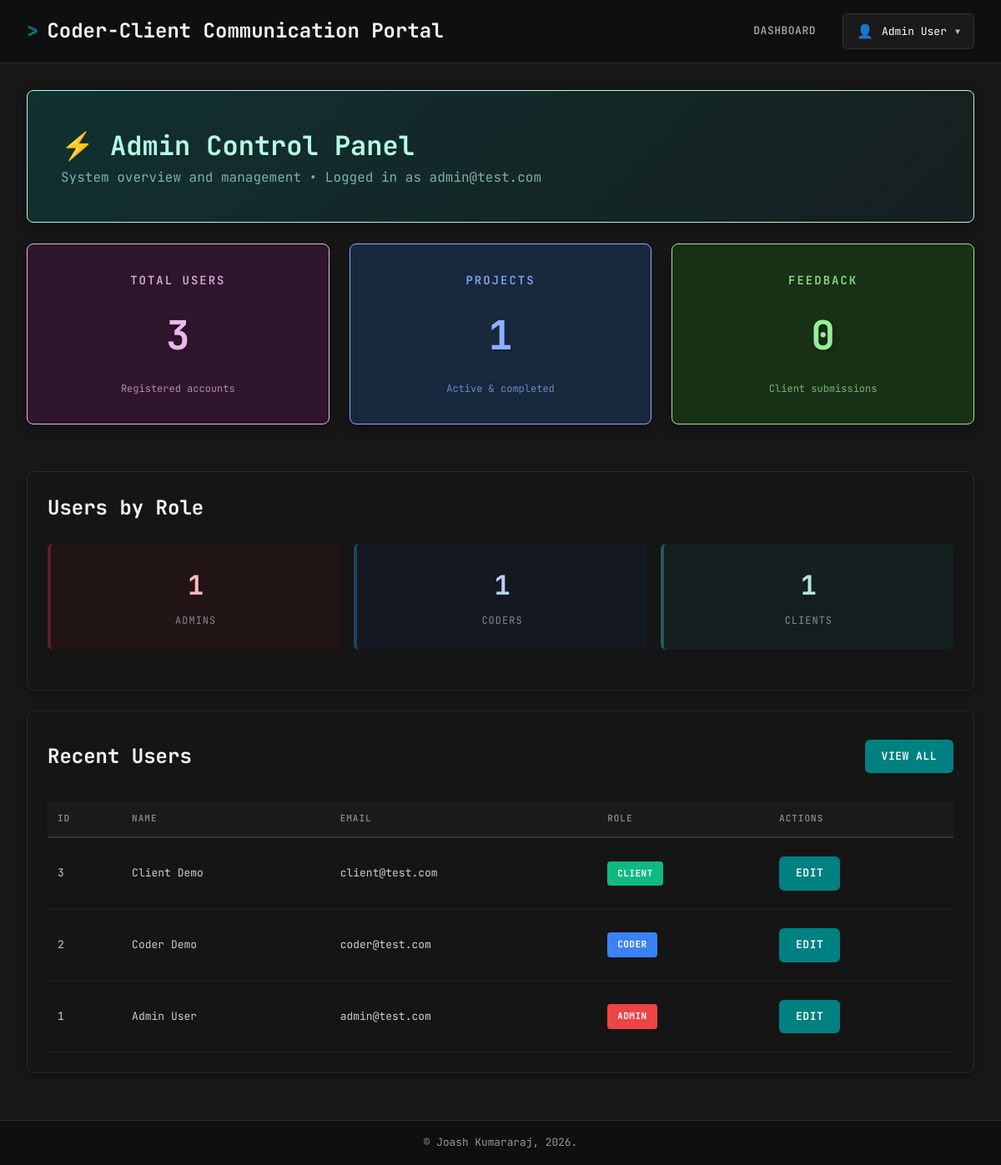
Screenshot of /dashboard/admin (signed in) with the database file from the repository.
### tables this page shows
CREATE TABLE IF NOT EXISTS
    users (
        user_id INT AUTO_INCREMENT PRIMARY KEY,
        name VARCHAR(255) NOT NULL,
        email VARCHAR(255) UNIQUE NOT NULL,
        password VARCHAR(255) NOT NULL,
        role_id INT NOT NULL,
        CONSTRAINT fk_users_roles FOREIGN KEY (role_id) REFERENCES ROLES (role_id)
    );

CREATE TABLE IF NOT EXISTS
    ROLES (
        role_id INT AUTO_INCREMENT PRIMARY KEY,
        role_name VARCHAR(20) UNIQUE NOT NULL
    );

### includes/auth.php (called while the page is built, shortened)
<?php
function getCurrentUser()
{
    return [
        'user_id' => $_SESSION['user_id'] ?? null,
        'name' => $_SESSION['name'] ?? null,
        'email' => $_SESSION['email'] ?? null,
        'role' => $_SESSION['role'] ?? null
    ];
}
?>

### dashboard/admin/admin.php (the view, shortened to what this page needs)
<?php
require_once './includes/auth.php';
$user = getCurrentUser();
require_once './config/db.php';
$userCount = $db->query("SELECT COUNT(*) as count FROM users")->fetch(PDO::FETCH_OBJ)->count;
$projectCount = $db->query("SELECT COUNT(*) as count FROM projects")->fetch(PDO::FETCH_OBJ)->count;
$feedbackCount = $db->query("SELECT COUNT(*) as count FROM feedback")->fetch(PDO::FETCH_OBJ)->count;
$stmt = $db->query("
    SELECT r.role_name, COUNT(u.user_id) as count
    FROM roles r
    LEFT JOIN users u ON r.role_id = u.role_id
    GROUP BY r.role_id, r.role_name
");
$roleCounts = $stmt->fetchAll(PDO::FETCH_OBJ);
$stmt = $db->query("
    SELECT users.*, roles.role_name
    FROM users
    JOIN roles ON users.role_id = roles.role_id
    ORDER BY users.user_id DESC
    LIMIT 10
");
$recentUsers = $stmt->fetchAll(PDO::FETCH_OBJ);
require_once './includes/header.php';
?>
<div class="welcome-section">
    <h2>⚡ Admin Control Panel</h2>
    <p>System overview and management • Logged in as <?= htmlspecialchars($user['email']); ?></p>
</div>
<div class="dashboard-grid">
    <div class="stat-card purple">
        <div class="stat-label">Total Users</div>
        <div class="stat-number"><?= $userCount; ?></div>
        <div class="stat-sublabel">Registered accounts</div>
    </div>
    <div class="stat-card blue">
        <div class="stat-label">Projects</div>
        <div class="stat-number"><?= $projectCount; ?></div>
        <div class="stat-sublabel">Active & completed</div>
    </div>
    <div class="stat-card green">
        <div class="stat-label">Feedback</div>
        <div class="stat-number"><?= $feedbackCount; ?></div>
        <div class="stat-sublabel">Client submissions</div>
    </div>
</div>
<div class="card">
    <div class="section-header">
        <h2>Users by Role</h2>
    </div>
    <div class="mini-stats">
        <?php foreach ($roleCounts as $roleCount): ?>
            <div class="mini-stat">
                <div class="mini-stat-number"><?= $roleCount->count; ?></div>
                <div class="mini-stat-label"><?= htmlspecialchars($roleCount->role_name); ?>s</div>
            </div>
        <?php endforeach; ?>
    </div>
</div>
<div class="card">
    <div class="section-header">
        <h2>Recent Users</h2>
        <a href="<?= BASE_URL; ?>/dashboard/admin/users" class="btn">View All</a>
    </div>
    <table>
        <thead>
            <tr>
                <th>ID</th>
                <th>Name</th>
                <th>Email</th>
                <th>Role</th>
                <th>Actions</th>
            </tr>
        </thead>
        <tbody>
            <?php foreach ($recentUsers as $u): ?>
                <tr>
                    <td><?= $u->user_id; ?></td>
                    <td><?= htmlspecialchars($u->name); ?></td>
                    <td><?= htmlspecialchars($u->email); ?></td>
                    <td>
                        <span class="role-badge role-<?= $u->role_name; ?>">
                            <?= htmlspecialchars($u->role_name); ?>
                        </span>
                    </td>
                    <td>
                        <a href="<?= BASE_URL; ?>/dashboard/admin/edit-user?id=<?= $u->user_id; ?>" class="btn">Edit</a>
                    </td>
                </tr>
            <?php endforeach; ?>
        </tbody>
    </table>
</div>
<?php require_once './includes/footer.php'; ?>

### index.php (shortened to what this page needs)
<?php
require_once './includes/auth.php';
$path = $_SERVER['REQUEST_URI'];
$path = parse_url($path, PHP_URL_PATH);
$path = trim($path, '/');
switch ($path) {
    case 'dashboard/admin':
        require 'dashboard/admin/admin.php';
        break;
}
?>

### includes/header.php (shortened to what this page needs)
<!DOCTYPE html>
<html lang="en">
<head>
    <link rel="stylesheet" href="<?= BASE_URL; ?>/assets/style.css">
</head>
<body>
    <div class="header">
        <div class="header-content">
            <a href="<?= BASE_URL ?>">
                <h1>Coder-Client Communication Portal</h1>
            </a>
            <nav class="nav" id="mobileNav">
                <?php if (isset($_SESSION['authenticated']) && $_SESSION['authenticated']): ?>
                    <a href="<?= BASE_URL; ?>/dashboard">Dashboard</a>
                    <div class="profile-menu">
                        <button class="profile-button" onclick="toggleProfileMenu()">
                            <span class="profile-icon">👤</span>
                            <span class="profile-email"><?= htmlspecialchars($user['name']); ?></span>
                            <span class="dropdown-arrow">▼</span>
                        </button>
                    </div>
                <?php endif; ?>
            </nav>
        </div>
    </div>
    <div class="content-wrapper">

### includes/footer.php
</div>
<footer>
    <div class="footer">
        © Joash Kumararaj, 2026.
    </div>
</footer>
</body>
</html>

### rows the page displays
users: name "Admin User", email "admin@test.com", user_id "1", role.role_name "ADMIN"
users: user_id "3", name "Client Demo", email "client@test.com", role.role_name "CLIENT"
users: user_id "2", name "Coder Demo", email "coder@test.com", role.role_name "CODER"

### other values shown
$userCount "3"
$projectCount "1"
$feedbackCount "0"
$roleCount->count "1"
$roleCount->role_name "ADMIN"
$roleCount->role_name "CODER"
$roleCount->role_name "CLIENT"
